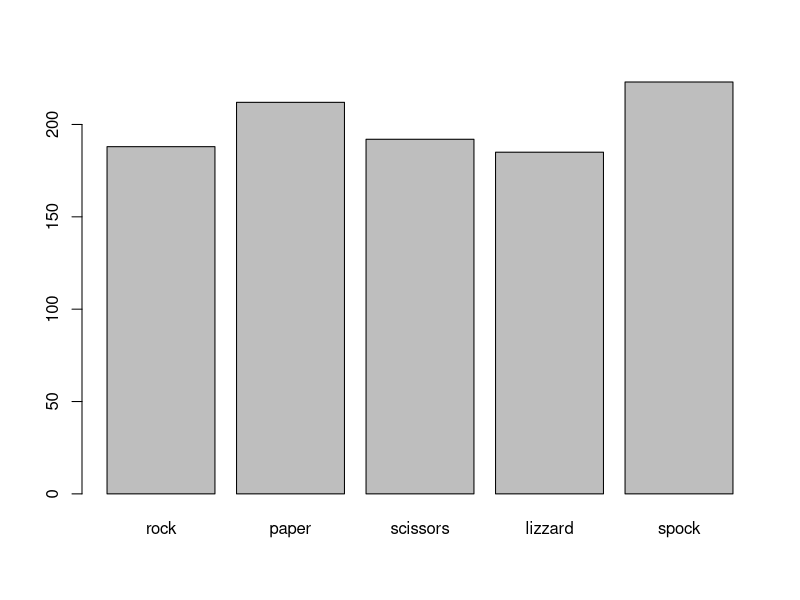

This figure's R source:
## ---- chunk 1
labels <- c("rock", "paper", "scissors", "lizzard", "spock")
ai <- sample(0:4, 1000, replace=TRUE) 
ai.f <- factor(ai, 0:4, labels=labels)

plot(ai.f)
